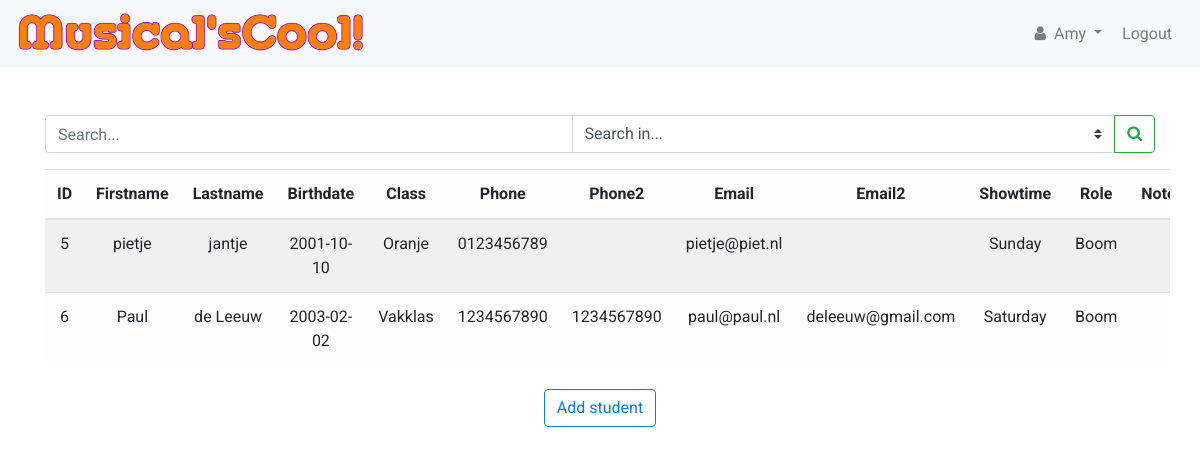
Page /index (signed in) on the committed database.
### tables this page shows
CREATE TABLE 'students' (
    'ID' integer PRIMARY KEY AUTOINCREMENT NOT NULL, 
    'Firstname' text NOT NULL, 
    'Lastname' text NOT NULL, 
    'Birthdate' date NOT NULL, 
    'Class' text NOT NULL, 
    'Phone' text NOT NULL, 
    'Phone2' text, 
    'Email' text NOT NULL, 
    'Email2' text,
    'Showtime' text, 
    'Role' text, 
    'Notes' text
);

### app.py (the view)
@app.route("/", methods =["GET"])
@app.route("/index", methods =["GET"])
@login_required
def index():
    print("INDEX GET")
    conn = connect_db(database)
    conn.row_factory = dict_factory
    showtime = ("Saturday", "Sunday")
    session["student_classes"] = ["Junior", "Oranje", "Paars", "Blauw", "PG", "Demo", "Vakklas"]
    headers = get_headers(conn)
    records = student_overview(conn)
    if not records:
        return render_template("index.html",
                                session = session,
                                showtime = showtime,
                                headers = headers)
    for record in records:
        for value in record:
            if record[value] == None:
                record[value] = "-"
    close_connection(conn)
    return render_template("index.html",
                        session = session,
                        records = records,
                        headers = headers,
                        showtime = showtime)

### app.py (called while the page is built)
@app.after_request
def after_request(response):
    response.headers["Cache-Control"] = "no-cache, no-store, must-revalidate"
    response.headers["Expires"] = 0
    response.headers["Pragma"] = "no-cache"
    return response

### helpers.py (called while the page is built)
def login_required(f):
    @wraps(f)
    def decorated_function(*args, **kwargs):
        if session.get("user_id") is None:
            return redirect("/login")
        return f(*args, **kwargs)
    return decorated_function

def connect_db(db_file):
    conn = None
    try:
        conn = sqlite3.connect(db_file)
        print("Succesfully connected to {}".format(db_file))
        return conn
    except sqlite3.Error as error:
        print("Failed to connect to database. Error:", error)

def close_connection(conn):
    if conn:
        try:
            conn.close()
        except sqlite3.Error as error:
            print("Failed to close connection. Error: ", error)
        else:
            print("SQLite connection is closed.")

def dict_factory(cursor, row):
    d = {}
    for idx, col in enumerate(cursor.description):
        d[col[0]] = row[idx]
    return d

def get_headers(conn):
    try:
        cur = conn.cursor()
        headers = []
        cur.execute("PRAGMA table_info(students)")
    except sqlite3.Error as error:
        print("Pragma failed. Error: ", error)
    else:
        for col in cur.fetchall():
            headers.append(col["name"])
        print("Pragma succeeded")
        return headers

def student_overview(conn):
    try:
        cur = conn.cursor()
        cur.execute("SELECT * FROM students")
        records = cur.fetchall()
    except sqlite3.Error as error:
        print("Failed to display student overview. Error: ", error)
    else:
        if len(records) >= 1:
            print(len(records),"record(s) found in students table.")
            return records

### templates/index.html (shortened to what this page needs)
{% extends "layout.html" %}
{% block main %}
<div class="row mb-3">
    <div class="col">
        <form action="{{ url_for('search') }}" class="form" autocomplete="off" method="POST" accept-charset="utf-8">
            <div class="input-group">
                <input class="form-control" name="search_searchbar" type="search" placeholder="Search..." autofocus>
                <select class="custom-select" name="search_class" required>
                    <option value="" selected disabled hidden>Search in...</option>
                </select>
                <div class="input-group-append">
                    <button class="btn btn-outline-success" type="submit"><i class="fa fa-search"></i></button>
                </div>
            </div>
        </form>
    </div>
</div>
<div class="row mb-2">
    <div class="col justify-content-center" style="overflow-x: auto;">
        <table id="table" class="table table-light table-striped display">
            <thead>
                <tr>
                    {% for head in headers %}
                    <th>{{ head }}</th>
                    {% endfor %}
                </tr>
            </thead>
            {% if records %}
            <tbody>
                {% for record in records %}
                <tr>
                    {% for value in record %}
                    <td>{{ record[value] }}</td>
                    {% endfor %}
                </tr>
                {% endfor %}
            </tbody>
            {% endif %}
        </table>
    </div>
</div>
<div class="row mb-2">
    <div class="col d-flex justify-content-center">
        <button class="btn btn-outline-primary" id="newStudentBtn">Add student</button>
    </div>
</div>
{% endblock %}

### templates/layout.html (shortened to what this page needs)
<!DOCTYPE html>
<html lang="en">
    <head>
        <link rel="stylesheet" href="https://maxcdn.bootstrapcdn.com/bootstrap/4.1.3/css/bootstrap.min.css">
        <link rel="stylesheet" href="https://maxcdn.bootstrapcdn.com/font-awesome/4.7.0/css/font-awesome.min.css">
        <link rel="stylesheet" href="/static/css/styles.css">
    </head>
    <body>
        <nav class="navbar navbar-expand-lg navbar-light bg-light sticky">
            <a class="navbar-brand logo" href="{{ url_for('index') }}">
                <img class="logo" src="/static/images/musicalscool-logo.png" alt="">
            </a>
            <div class="collapse navbar-collapse" id="navbar">
                <ul class="navbar-nav ml-auto">
                    {% if session.user_id %}
                    <li class="nav-item dropdown mr-1">
                        <a class="nav-link dropdown-toggle" href="#" id="navbarDropdown" role="button" data-toggle="dropdown" aria-haspopup="true" aria-expanded="false">
                            <span><i class="fa fa-user mr-1"></i></span>
                            {{ session["username"] }}
                        </a>
                    </li>
                    <li class="nav-item mr-1">
                        <a class="nav-link" href="{{ url_for('logout') }}">Logout</a>
                    </li>
                    {% else %}
                    <li class="nav-item">
                        <a class="nav-link" href="{{ url_for('login') }}">Login</a>
                    </li>
                    {% endif %}
                </ul>
            </div>
        </nav>
        <main>
            <div class="container margin-offset mb-3">
                {% block main %}{% endblock %}
            </div>
        </main>
    </body>

### static/css/styles.css (style rules this page uses)
:root { --brand-orange: #fb7f03; --brand-purple: #a931bd; }
body { font-family: 'Roboto', sans-serif; }
.logo { width: auto; display: flex; max-width: 350px; margin-left: inherit; margin-right: inherit; }
.dropdown-toggle { font-family: inherit; margin: 0; }
main { overflow-x: auto; text-align: center; }
main .form-control { display: inline-block; width: auto; }
.margin-offset { margin-top: 3em; }
.sticky { position: relative !important; width: 100%; }
.table { table-layout: auto; }

### rows in the picture
students: ID "5" "pietje" "jantje" "2001-10-10" "Oranje" "0123456789" "pietje@piet.nl" "Sunday" "Boom"
students: ID "6" "Paul" "de Leeuw" "2003-02-02" "Vakklas" "1234567890" "1234567890" "paul@paul.nl" "deleeuw@gmail.com" "Saturday" "Boom"

### other values in the picture
{{ session["username"] }} "Amy"
{{ head }} "ID" "Firstname" "Lastname" "Birthdate" "Class" "Phone" "Phone2" "Email" "Email2" "Showtime" "Role"
